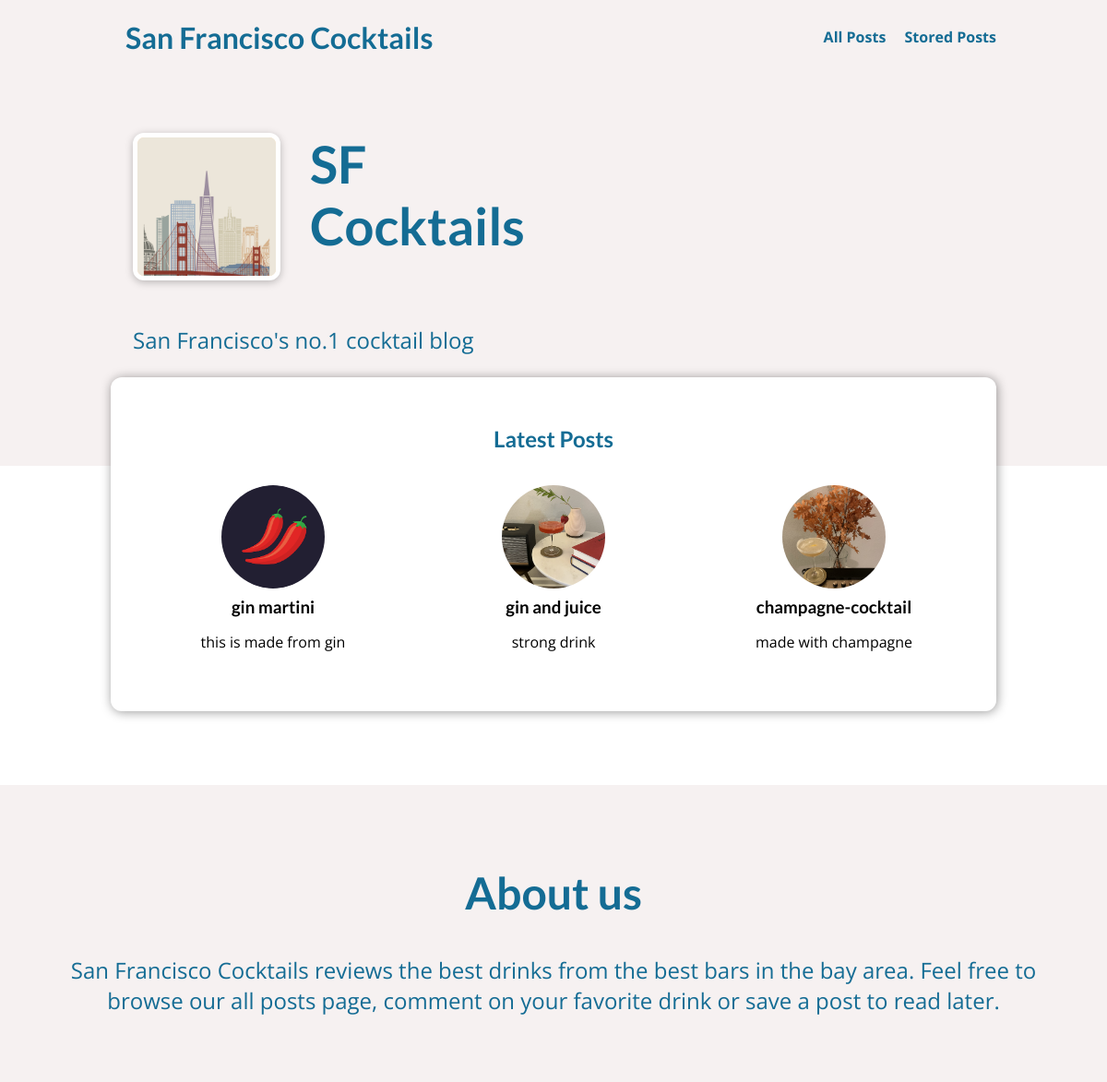
Before: / with the older database file.
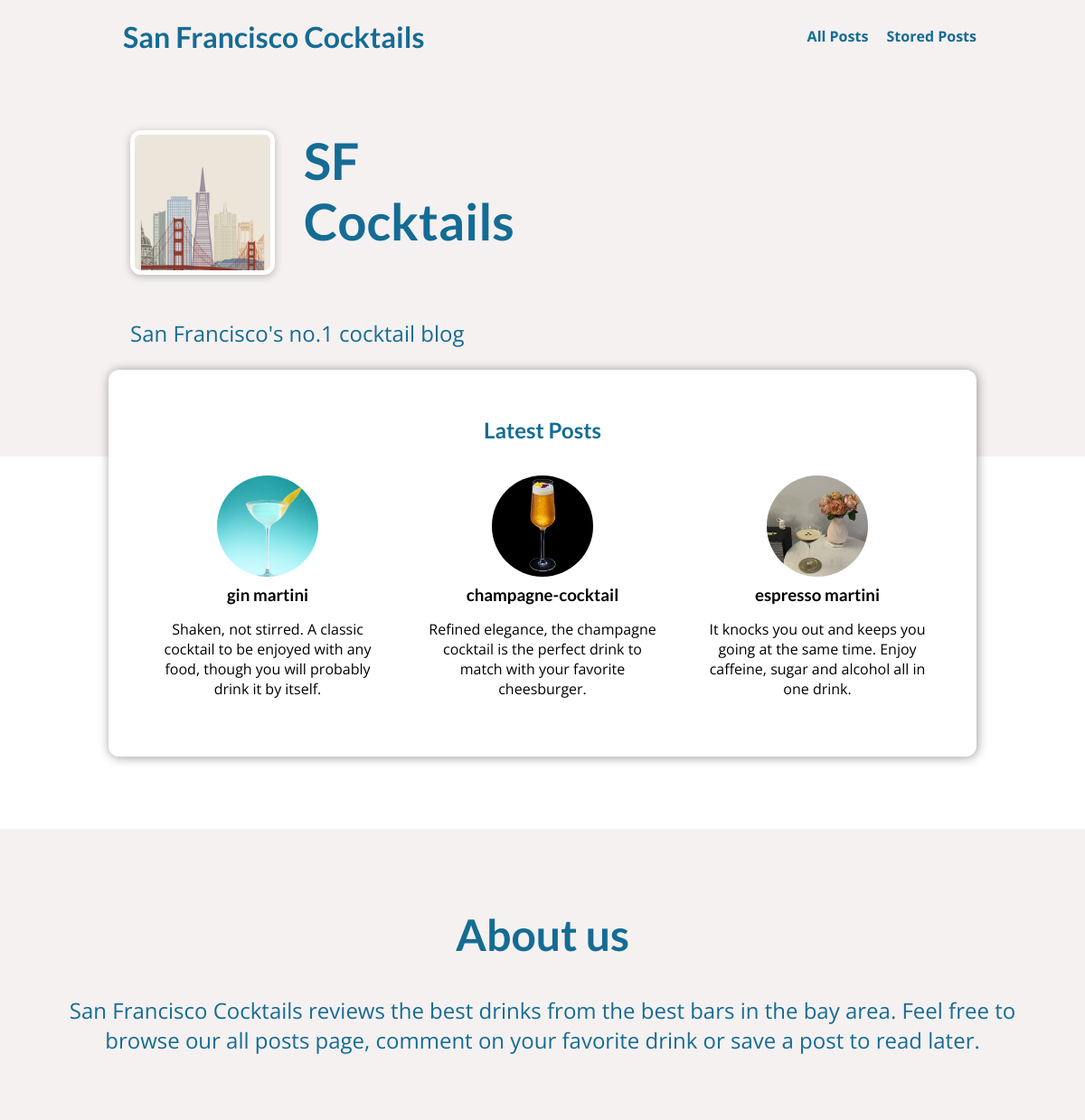
After: the same page with the newer database file.
### blog/models.py (models this page shows, shortened)
class Post(models.Model):
    title = models.CharField(max_length=150)
    excerpt = models.CharField(max_length=300)
    image = models.ImageField(upload_to="posts", null=True)
    date = models.DateField(auto_now=True)
    slug = models.SlugField(unique=True, db_index=True)
    content = models.TextField(validators=[MinLengthValidator(10)])
    author = models.ForeignKey(Author, on_delete=models.SET_NULL, null=True, related_name="posts")
    tags = models.ManyToManyField(Tag)

### blog/views.py (the view)
# urls.py: path("", views.StartingPageView.as_view(), name="starting-page"),
class StartingPageView(ListView):
    template_name = "blog/index.html"
    model = Post
    ordering = ["-date"]
    context_object_name = "posts"
    def get_queryset(self):
        queryset = super().get_queryset()
        data = queryset[:3]
        return data

### blog/templates/blog/index.html (shortened to what this page needs)
{% extends "base.html" %}
{% load static %}
{% block css_files %}
    <link rel="stylesheet"  href="{% static 'blog/post.css' %}" />
    <link rel="stylesheet" href="{% static 'blog/index.css' %}" />
{% endblock %}
{% block content %}
    <section id="welcome">
        <header>
            <img  src="{% static 'blog/images/san-francisco.png' %}" alt="author"/>
            <h2>SF Cocktails</h2>
        </header>
        <p>San Francisco's no.1 cocktail blog</p>
    </section>
    <section id="latest-posts">
        <h2>Latest Posts</h2>
        <ul>
            {% for post in posts %}
            {% include 'blog/includes/post.html' %}
            {% endfor %}
        </ul>
    </section>
    <section id="about">
        <h2>About us</h2>
        <p>
            San Francisco Cocktails reviews the best drinks from the best bars in the bay area.  Feel free to browse our all posts page, comment on your favorite drink or save a post to read later.
        </p>
    </section>
{%  endblock %}

### blog/templates/blog/includes/post.html
{% load static %}
<li>
    <article class="post">
        <a href="{% url 'post-detail-page' post.slug %}">
            <img src="{{ post.image.url }}" alt="{{ post.title }}" />
            <div class="post__content">
                <h3>{{ post.title }}</h3>
                <p>{{ post.excerpt }}</p>
            </div>
        </a>
    </article>
</li>

Changed rows visible on the page:
removed Post: image (picture), title "gin and juice", excerpt "strong drink"
changed Post "gin martini": image: a different picture; excerpt "this is made from gin" → "Shaken, not stirred. A classic cocktail to be enjoyed with any food, though you will probably drink it by itself."
changed Post "champagne-cocktail": image: a different picture; excerpt "made with champagne" → "Refined elegance, the champagne cocktail is the perfect drink to match with your favorite cheesburger."
now on this page (row edited): Post: image (picture), title "espresso martini", excerpt "It knocks you out and keeps you going at the same time. Enjoy caffeine, sugar and alcohol all in one drink."
